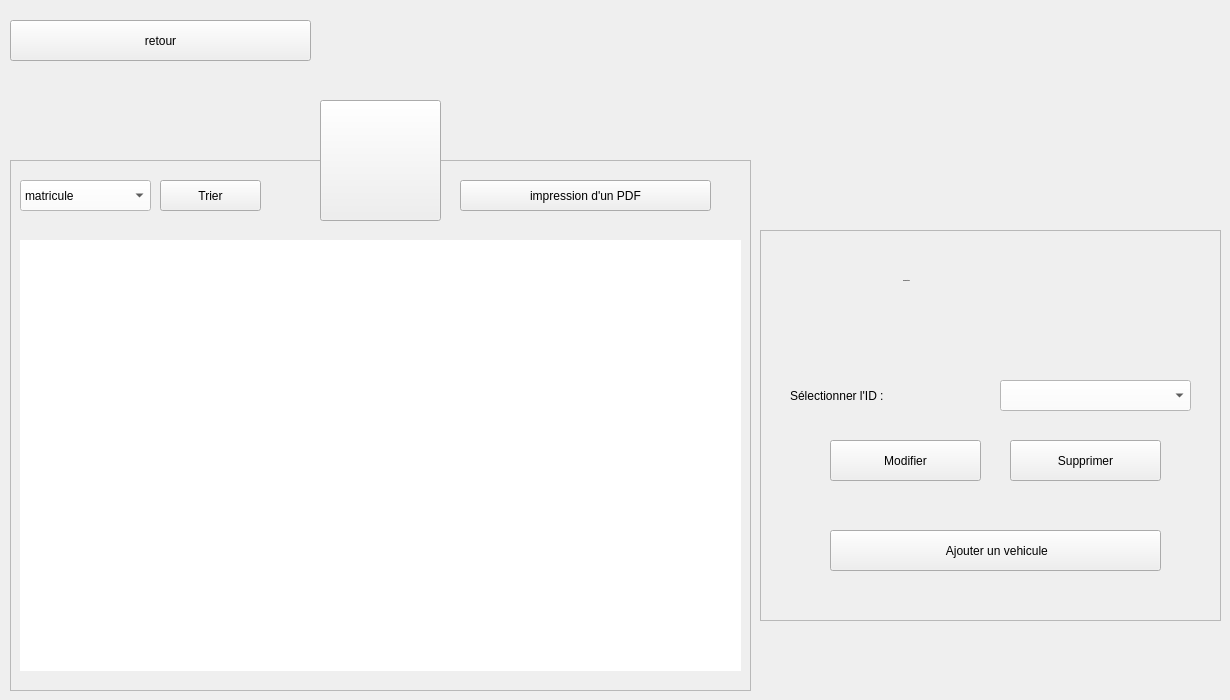
    <widget class="QWidget" name="Vehicule">
     <widget class="QPushButton" name="B_BackToGestions">
      <property name="geometry">
       <rect>
        <x>10</x>
        <y>20</y>
        <width>301</width>
        <height>41</height>
       </rect>
      </property>
      <property name="text">
       <string>retour</string>
      </property>
      <property name="icon">
       <iconset resource="resources.qrc">
        <normaloff>:/resources/images/back-arrow.png</normaloff>:/resources/images/back-arrow.png</iconset>
      </property>
     </widget>
     <widget class="QFrame" name="frame">
      <property name="geometry">
       <rect>
        <x>10</x>
        <y>160</y>
        <width>741</width>
        <height>531</height>
       </rect>
      </property>
      <property name="styleSheet">
       <string notr="true"/>
      </property>
      <property name="frameShape">
       <enum>QFrame::StyledPanel</enum>
      </property>
      <property name="frameShadow">
       <enum>QFrame::Raised</enum>
      </property>
      <widget class="QPushButton" name="B_Trier">
       <property name="geometry">
        <rect>
         <x>150</x>
         <y>20</y>
         <width>101</width>
         <height>31</height>
        </rect>
       </property>
       <property name="text">
        <string>Trier</string>
       </property>
       <property name="icon">
        <iconset>
         <normaloff>:/Recources/Images/ascending-sort.png</normaloff>:/Recources/Images/ascending-sort.png</iconset>
       </property>
       <property name="iconSize">
        <size>
         <width>18</width>
         <height>18</height>
        </size>
       </property>
      </widget>
      <widget class="QTableView" name="T_Vehicules">
       <property name="geometry">
        <rect>
         <x>10</x>
         <y>80</y>
         <width>721</width>
         <height>431</height>
        </rect>
       </property>
       <property name="styleSheet">
        <string notr="true">background: white;
border-radius: 0px;</string>
       </property>
       <attribute name="horizontalHeaderCascadingSectionResizes">
        <bool>false</bool>
       </attribute>
       <attribute name="horizontalHeaderDefaultSectionSize">
        <number>117</number>
       </attribute>
      </widget>
      <widget class="QComboBox" name="comboBox_2">
       <property name="geometry">
        <rect>
         <x>10</x>
         <y>20</y>
         <width>131</width>
         <height>31</height>
        </rect>
       </property>
       <property name="styleSheet">
        <string notr="true">background: white;</string>
       </property>
       <item>
        <property name="text">
         <string>matricule</string>
        </property>
       </item>
       <item>
        <property name="text">
         <string>marque</string>
        </property>
       </item>
       <item>
        <property name="text">
         <string>couleur</string>
        </property>
       </item>
       <item>
        <property name="text">
         <string>nb_places</string>
        </property>
       </item>
       <item>
        <property name="text">
         <string>quantite</string>
        </property>
       </item>
       <item>
        <property name="text">
         <string/>
        </property>
       </item>
      </widget>
      <widget class="QPushButton" name="B_Statistics_2">
       <property name="geometry">
        <rect>
         <x>450</x>
         <y>20</y>
         <width>251</width>
         <height>31</height>
        </rect>
       </property>
       <property name="text">
        <string>impression d'un PDF</string>
       </property>
       <property name="icon">
        <iconset>
         <normaloff>:/Recources/Images/trend.png</normaloff>:/Recources/Images/trend.png</iconset>
       </property>
       <property name="iconSize">
        <size>
         <width>23</width>
         <height>23</height>
        </size>
       </property>
      </widget>
     </widget>
     <widget class="QFrame" name="frame_2">
      <property name="geometry">
       <rect>
        <x>760</x>
        <y>230</y>
        <width>461</width>
        <height>391</height>
       </rect>
      </property>
      <property name="styleSheet">
       <string notr="true"/>
      </property>
      <property name="frameShape">
       <enum>QFrame::StyledPanel</enum>
      </property>
      <property name="frameShadow">
       <enum>QFrame::Raised</enum>
      </property>
      <widget class="QLabel" name="L_ConfigIntervenant">
       <property name="geometry">
        <rect>
         <x>143</x>
         <y>20</y>
         <width>171</width>
         <height>61</height>
        </rect>
       </property>
       <property name="font">
        <font>
         <family>century gothic</family>
         <pointsize>-1</pointsize>
         <weight>75</weight>
         <bold>true</bold>
        </font>
       </property>
       <property name="styleSheet">
        <string notr="true">background: transparent;</string>
       </property>
       <property name="text">
        <string>Configuration</string>
       </property>
      </widget>
      <widget class="QLabel" name="L_CB_ID">
       <property name="geometry">
        <rect>
         <x>30</x>
         <y>150</y>
         <width>191</width>
         <height>31</height>
        </rect>
       </property>
       <property name="styleSheet">
        <string notr="true">background: transparent;</string>
       </property>
       <property name="text">
        <string>Sélectionner l'ID :</string>
       </property>
      </widget>
      <widget class="QPushButton" name="B_AjouterVehicule">
       <property name="geometry">
        <rect>
         <x>70</x>
         <y>300</y>
         <width>331</width>
         <height>41</height>
        </rect>
       </property>
       <property name="text">
        <string> Ajouter un vehicule</string>
       </property>
       <property name="icon">
        <iconset resource="resources.qrc">
         <normaloff>:/resources/images/add.png</normaloff>:/resources/images/add.png</iconset>
       </property>
      </widget>
      <widget class="QComboBox" name="CB_IDVehicule">
       <property name="geometry">
        <rect>
         <x>240</x>
         <y>150</y>
         <width>191</width>
         <height>31</height>
        </rect>
       </property>
       <property name="styleSheet">
        <string notr="true">background: white;</string>
       </property>
      </widget>
      <widget class="QPushButton" name="B_ModifierVehicule">
       <property name="geometry">
        <rect>
         <x>70</x>
         <y>210</y>
         <width>151</width>
         <height>41</height>
        </rect>
       </property>
       <property name="text">
        <string>Modifier</string>
       </property>
       <property name="icon">
        <iconset resource="resources.qrc">
         <normaloff>:/resources/images/edit.png</normaloff>:/resources/images/edit.png</iconset>
       </property>
       <property name="iconSize">
        <size>
         <width>23</width>
         <height>23</height>
        </size>
       </property>
      </widget>
      <widget class="QPushButton" name="B_SupprimerVehicule">
       <property name="geometry">
        <rect>
         <x>250</x>
         <y>210</y>
         <width>151</width>
         <height>41</height>
        </rect>
       </property>
       <property name="text">
        <string>Supprimer</string>
       </property>
       <property name="icon">
        <iconset resource="resources.qrc">
         <normaloff>:/resources/images/trash.png</normaloff>:/resources/images/trash.png</iconset>
       </property>
       <property name="iconSize">
        <size>
         <width>23</width>
         <height>23</height>
        </size>
       </property>
      </widget>
     </widget>
     <widget class="QToolButton" name="toolButton">
      <property name="geometry">
       <rect>
        <x>320</x>
        <y>100</y>
        <width>121</width>
        <height>121</height>
       </rect>
      </property>
      <property name="text">
       <string/>
      </property>
      <property name="icon">
       <iconset resource="resources.qrc">
        <normaloff>:/resources/images/auto.png</normaloff>:/resources/images/auto.png</iconset>
      </property>
      <property name="iconSize">
       <size>
        <width>64</width>
        <height>64</height>
       </size>
      </property>
     </widget>
     <zorder>frame</zorder>
     <zorder>B_BackToGestions</zorder>
     <zorder>frame_2</zorder>
     <zorder>toolButton</zorder>
    </widget>
